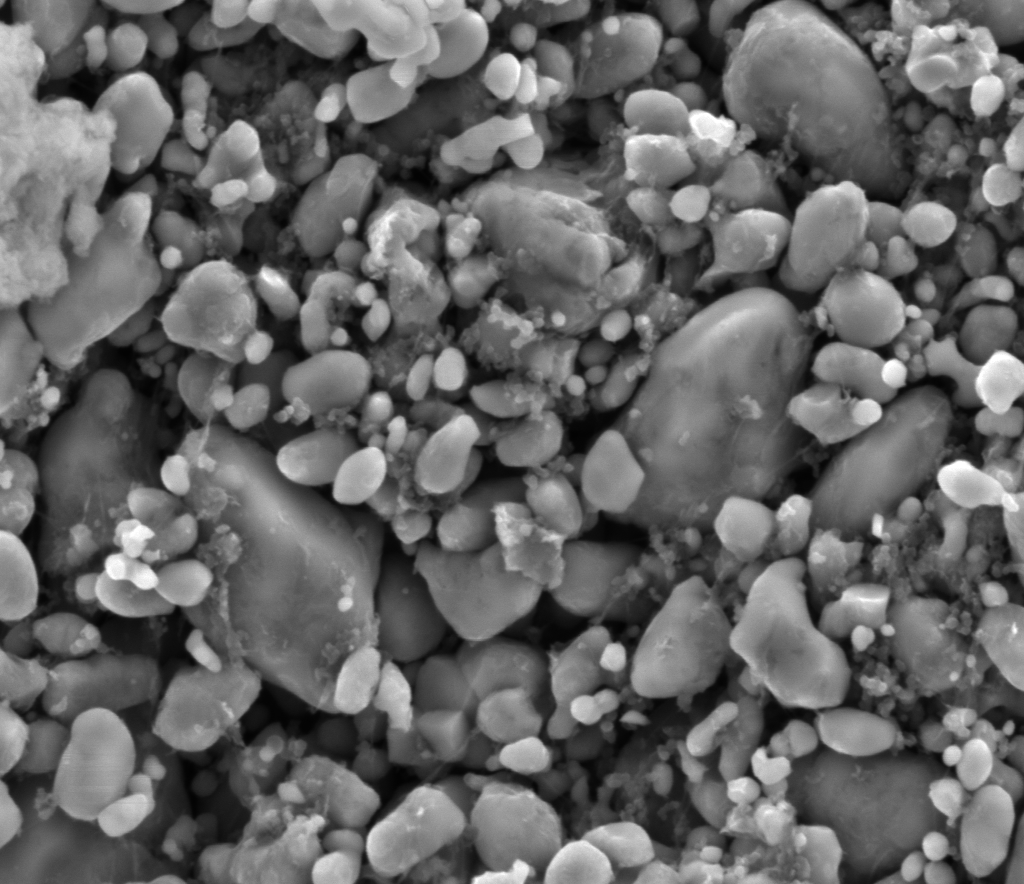
#> input picture AI_seg_model/sem_data/LFP_backscatter_fresh_001.tif, 1024 x 884 px
$ python -i segmentation_metrics.py   (imports and definitions only)
#> lines starting #> are read from the running program, lines starting #| are printed output that depends on the picture; after the words box and inside, x2 and y2 are one past the last pixel; in counts of white or black regions, pixels touching at a corner belong together
#> further down, picture is the input picture: shape (884, 1024); min 2, max 255, mean 100.6
import numpy as np
from skimage.filters import threshold_otsu
from skimage.measure import label, regionprops
from skimage.morphology import remove_small_objects, closing, disk
from skimage.filters import gaussian
import matplotlib.pyplot as plt


# [24 lines left out: function save_overlay, not called in this run]


def preprocess_image(image):
    """
    Normalize and smooth image before segmentation
    """

    # Normalize 0-1
    image = image.astype(np.float32)
    image = (image - image.min()) / (image.max() - image.min())

    # Reduce SEM noise
    image = gaussian(image, sigma=1)

    return image


def otsu_segmentation(image):
    """
    Automatic threshold segmentation
    """

    threshold = threshold_otsu(image)
#> threshold = 0.387

    mask = image > threshold
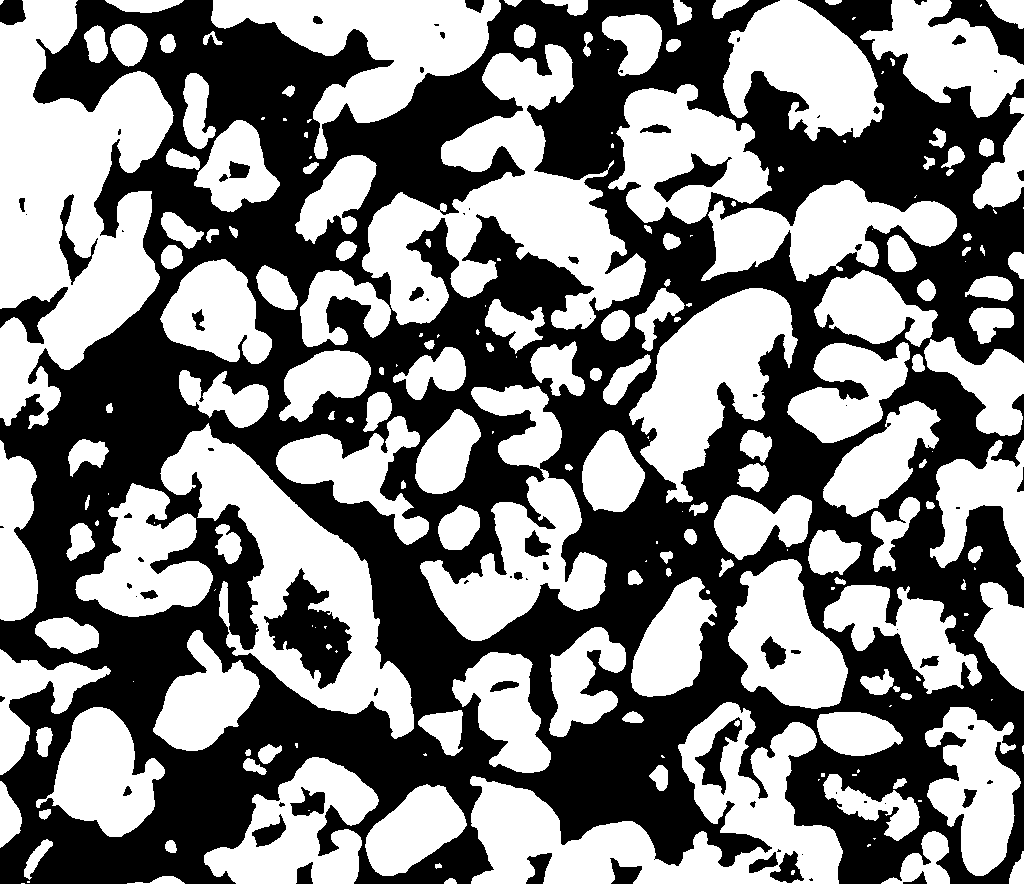
#> mask: shape (884, 1024) bool; 50.6% white; 80 black regions (30 under 20 px), largest, box (x1, y1, x2, y2) and area: (0, 0, 1024, 884) 427779, (264, 568, 352, 689) 4891, (928, 0, 1024, 65) 2187

    # Remove small noise
#> (the run stopped early here; a loop or call above may not have finished)

$ run again, on AI_seg_model/sem_data/LFP_backscatter_fresh_004.tif
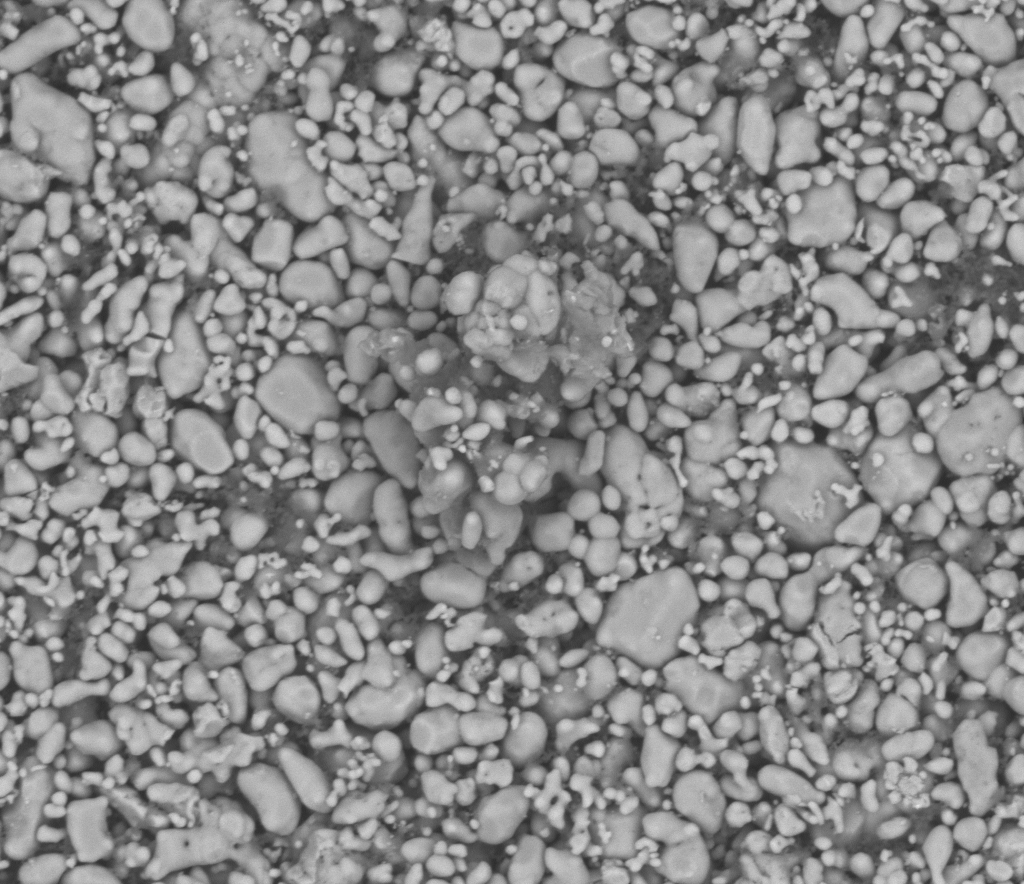
#> input picture AI_seg_model/sem_data/LFP_backscatter_fresh_004.tif, 1024 x 884 px
#> picture is the input picture: shape (884, 1024); min 43, max 233, mean 138.1
#> in preprocess_image, `image = (image - image.min()) / (image.max() - image.min())`:
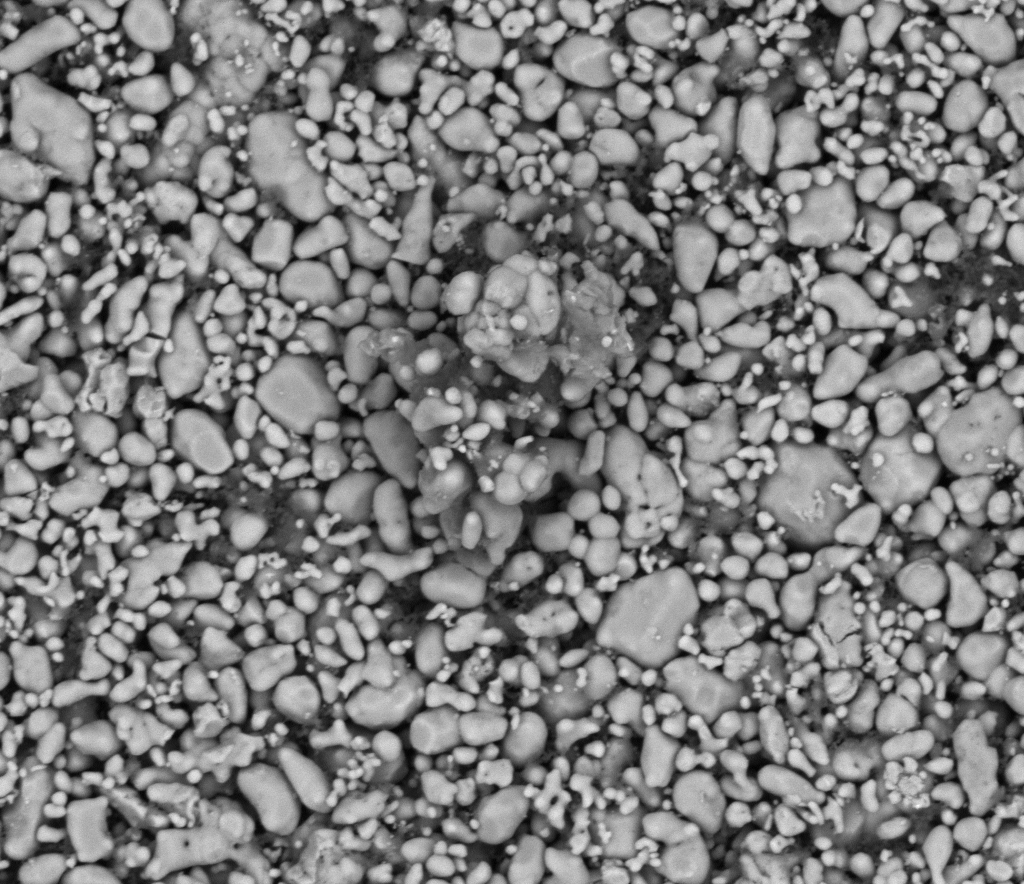
#> image: shape (884, 1024) float32; min 0, max 1, mean 0.501
#> threshold = 0.468
#> in otsu_segmentation, `mask = image > threshold`:
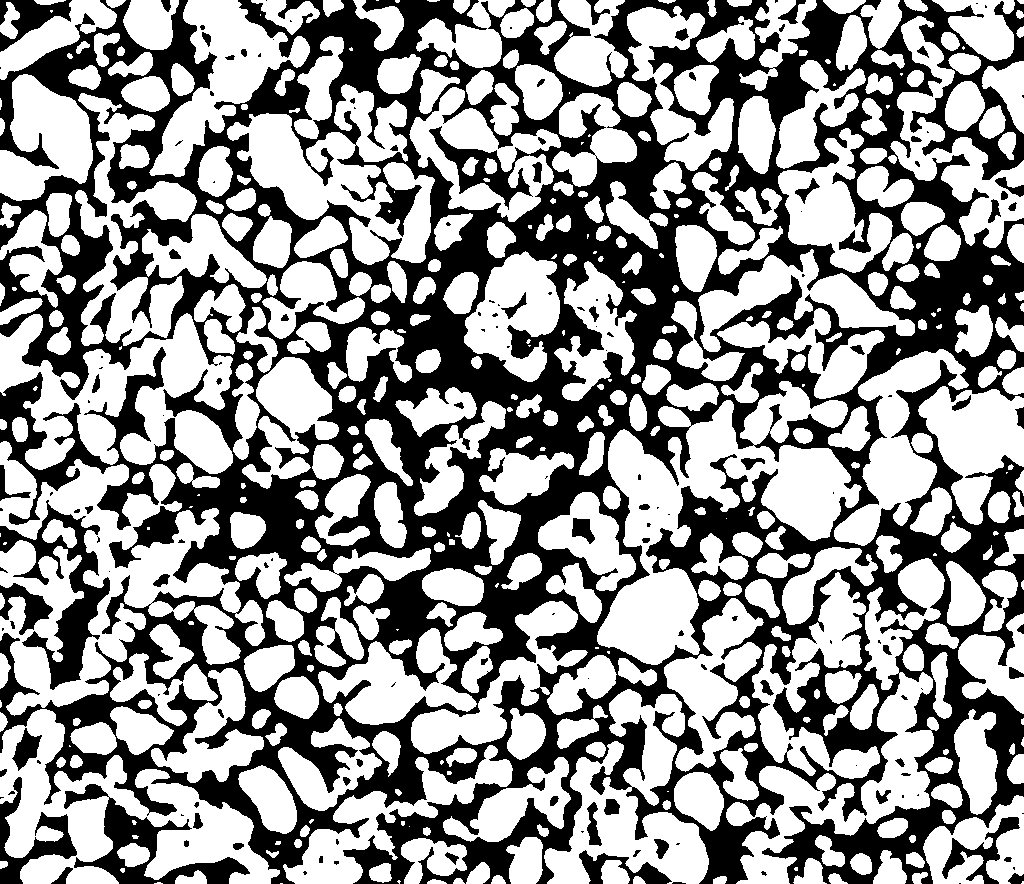
#> mask: shape (884, 1024) bool; 58.8% white; 158 black regions (78 under 20 px), largest, box (x1, y1, x2, y2) and area: (0, 0, 1024, 884) 347584, (0, 500, 110, 690) 5894, (64, 784, 250, 884) 4745

$ run again, on AI_seg_model/sem_data/LFP_backscatter_fresh_005.tif
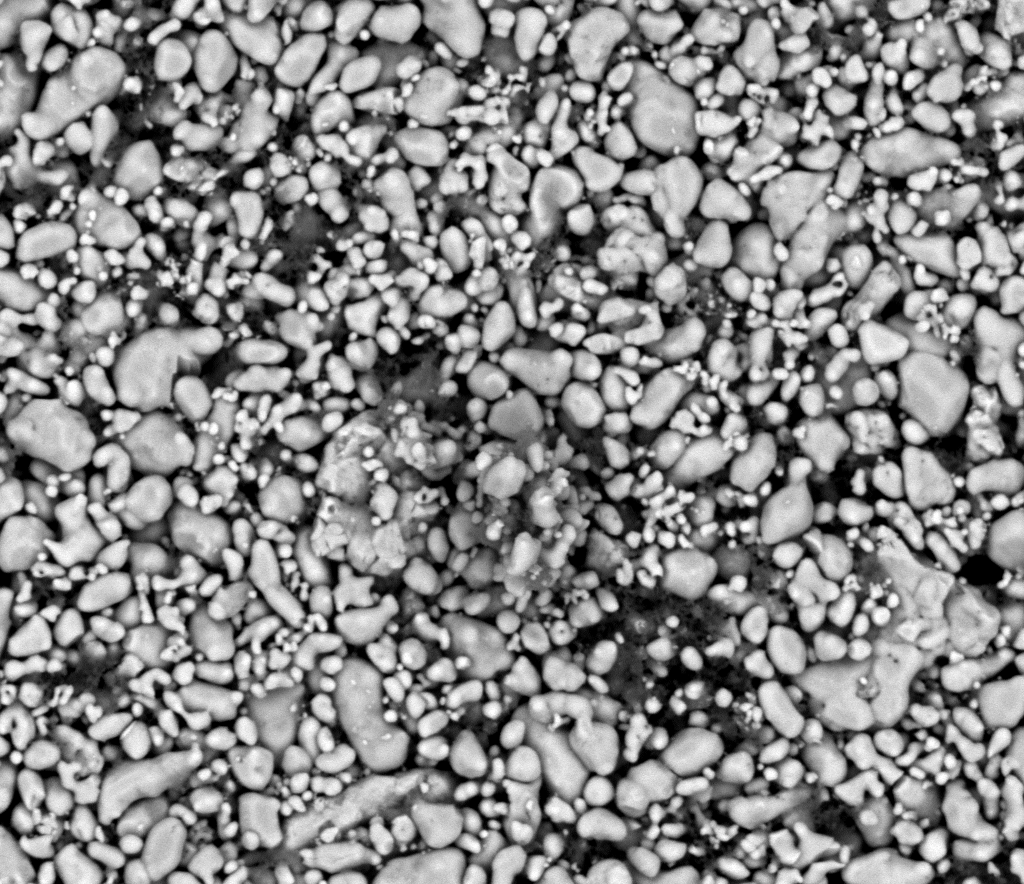
#> input picture AI_seg_model/sem_data/LFP_backscatter_fresh_005.tif, 1024 x 884 px
#> picture is the input picture: shape (884, 1024); min 0, max 255, mean 137
#> threshold = 0.494
#> in otsu_segmentation, `mask = image > threshold`:
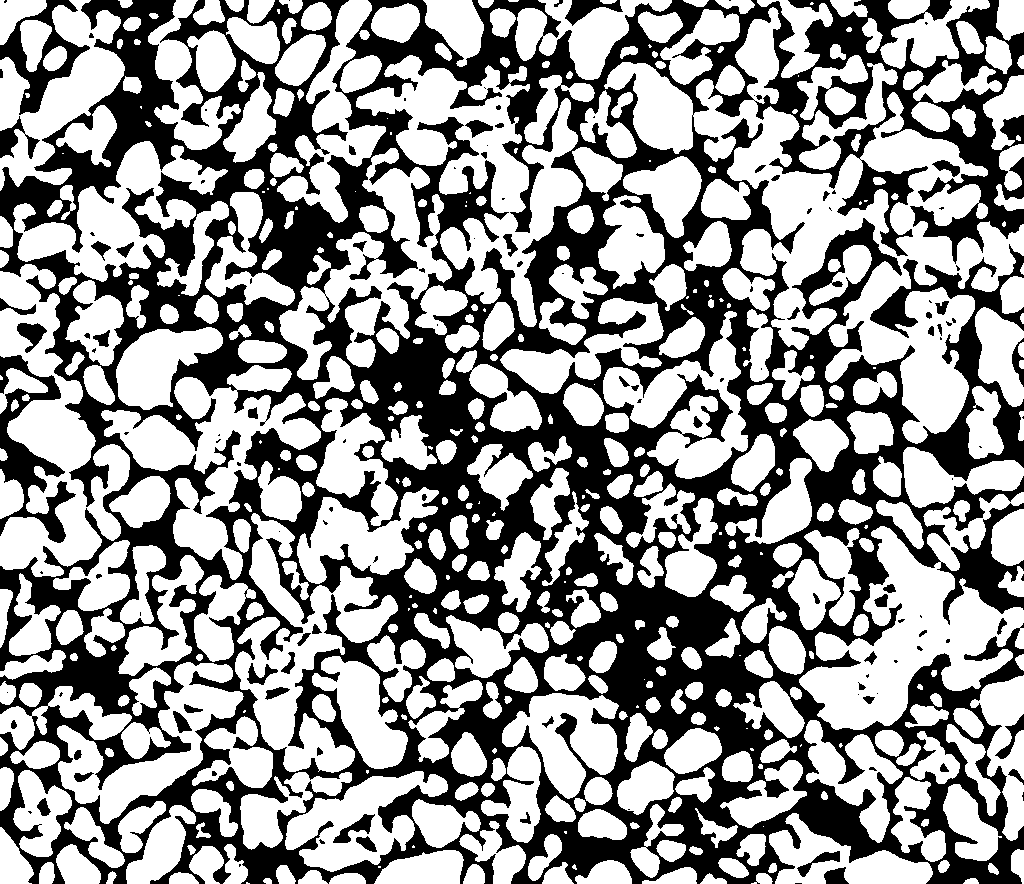
#> mask: shape (884, 1024) bool; 58.9% white; 135 black regions (65 under 20 px), largest, box (x1, y1, x2, y2) and area: (0, 0, 1024, 884) 356181, (0, 355, 76, 543) 4553, (0, 0, 90, 115) 3009

$ run again, on AI_seg_model/sem_data/Moha_LFP_S1C_40000mag_BSED_002.tif
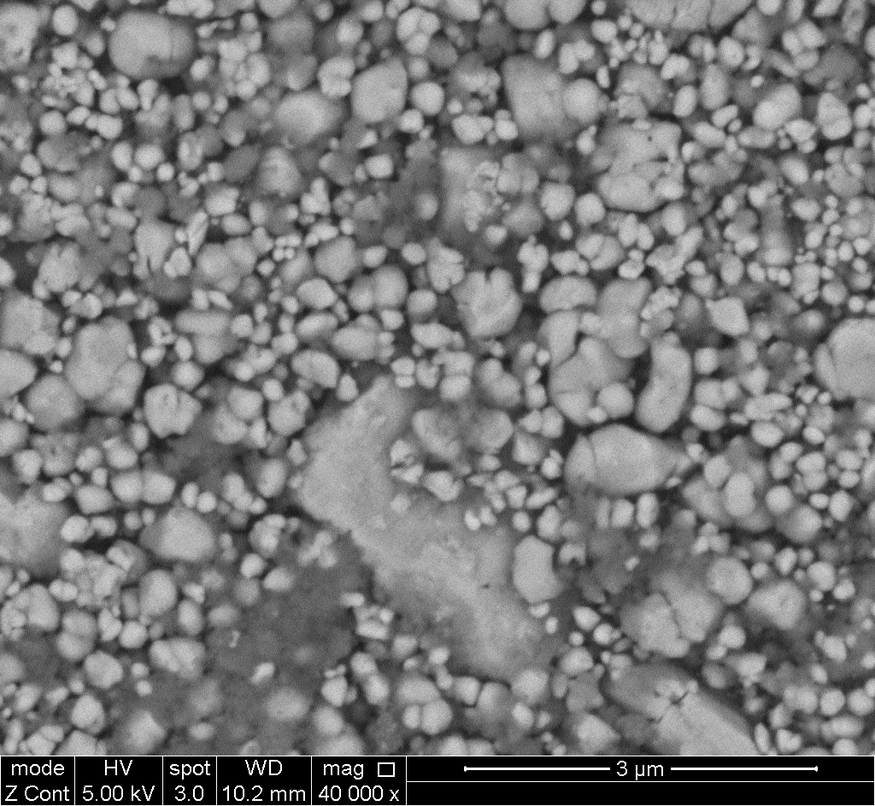
#> input picture AI_seg_model/sem_data/Moha_LFP_S1C_40000mag_BSED_002.tif, 875 x 806 px, shrunk from 1024 x 943 before the run
#> picture is the input picture: shape (806, 875); min 0, max 255, mean 120.6
#> threshold = 0.459
#> in otsu_segmentation, `mask = image > threshold`:
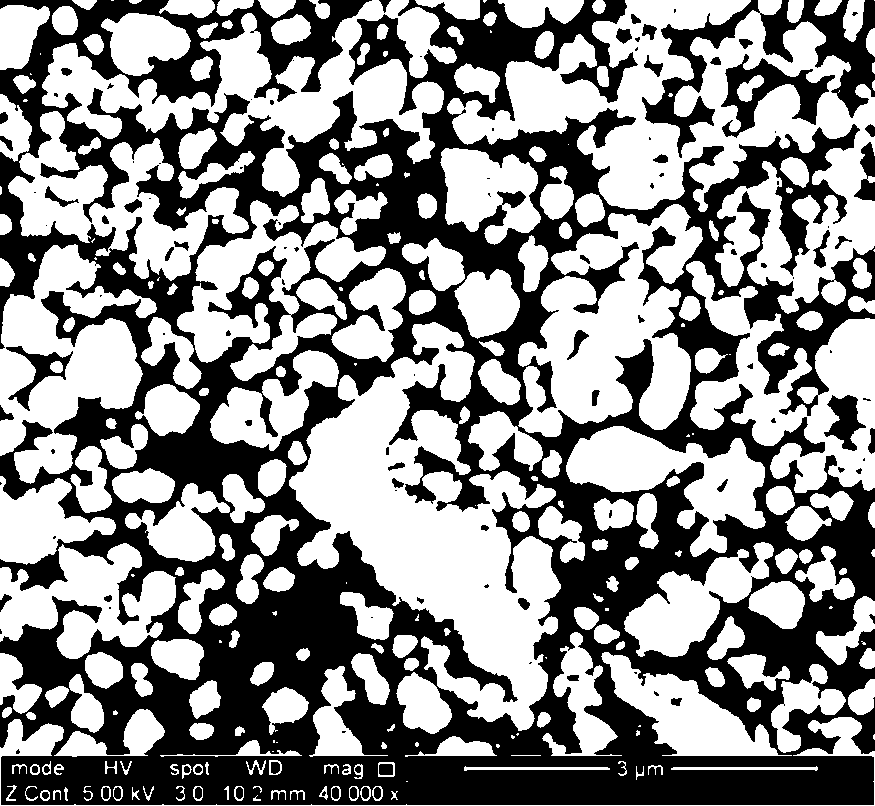
#> mask: shape (806, 875) bool; 54.8% white; 119 black regions (54 under 20 px), largest, box (x1, y1, x2, y2) and area: (0, 0, 875, 805) 299002, (642, 0, 875, 158) 8939, (721, 54, 835, 138) 3279
